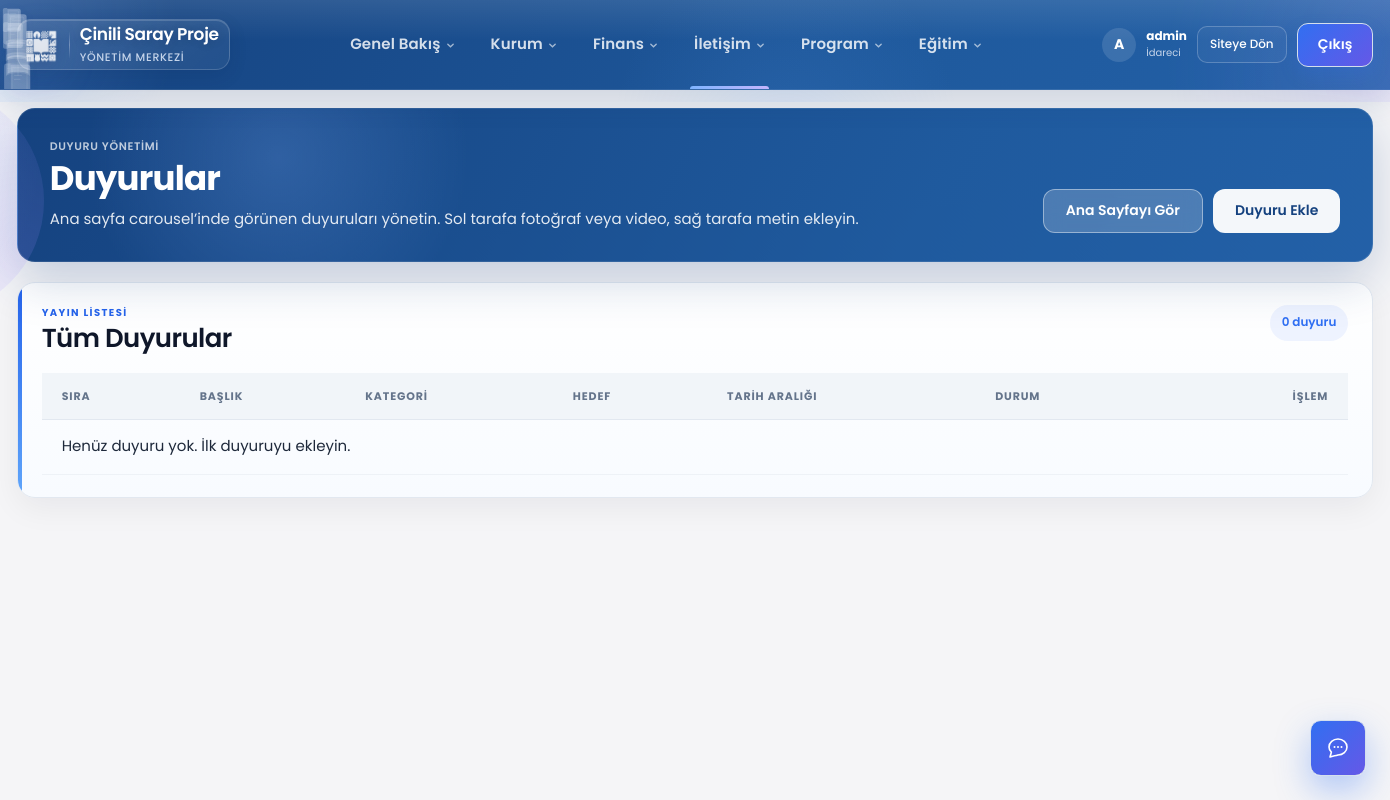
The app's page /yonetim/duyurular/ (signed in), older data.
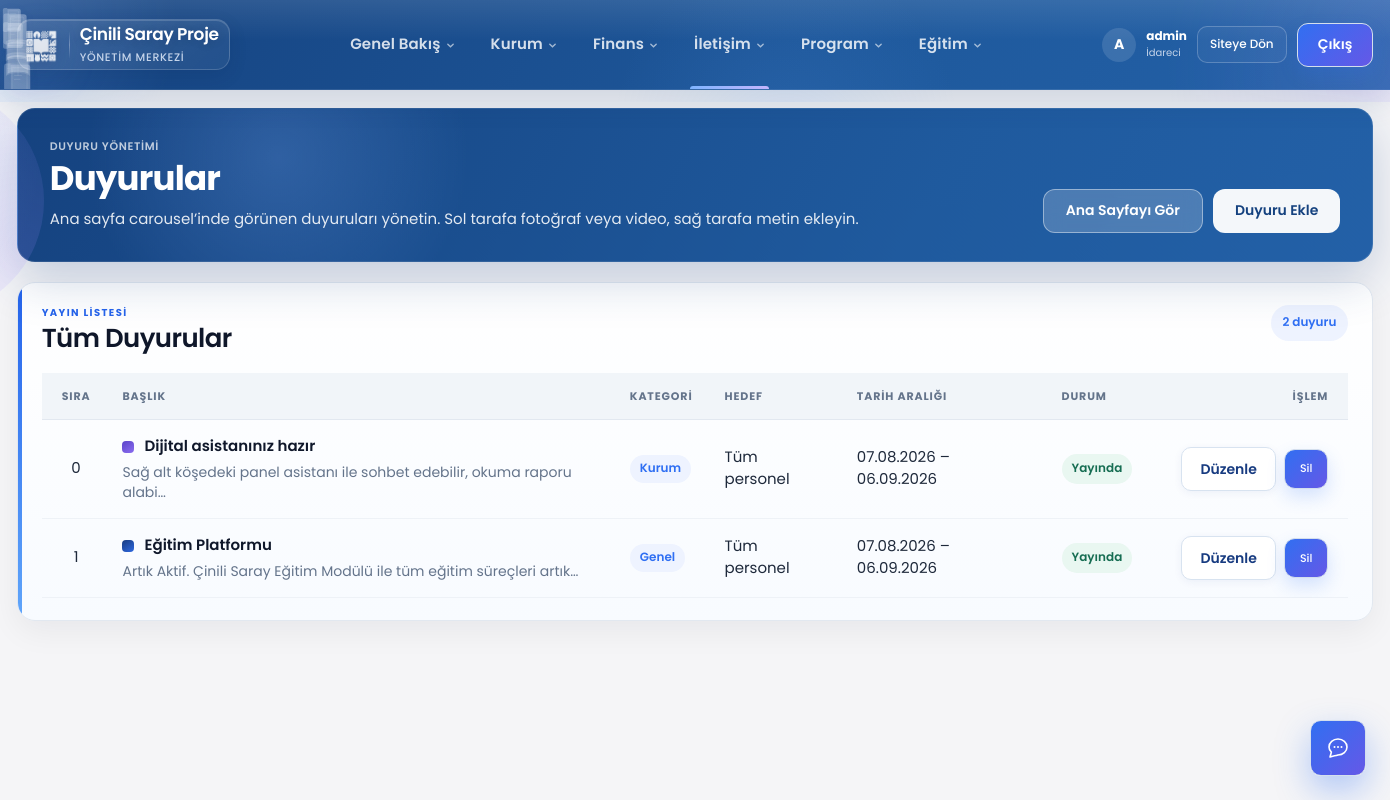
The same page, newer data.
### takip/models.py (models this page shows, shortened)
class Duyuru(models.Model):
    class Kategori(models.TextChoices):
        GENEL = "genel", "Genel"
        EGITIM = "egitim", "Eğitim"
        PROGRAM = "program", "Program"
        KURUM = "kurum", "Kurum"
    class HedefKitle(models.TextChoices):
        TUM_PERSONEL = "tum_personel", "Tüm personel"
        PERSONEL = "personel", "Personel paneli"
        VELI = "veli", "Veli paneli"
    class Ton(models.TextChoices):
        NAVY = "navy", "Lacivert"
        VIOLET = "violet", "Mor"
        TEAL = "teal", "Turkuaz"
        AMBER = "amber", "Kehribar"
    baslik = models.CharField(
        max_length=200,
        verbose_name="Başlık",
    )
    ozet = models.TextField(
        max_length=500,
        verbose_name="Kısa açıklama",
    )
    kategori = models.CharField(
        max_length=20,
        choices=Kategori.choices,
        default=Kategori.GENEL,
        verbose_name="Kategori",
    )
    hedef_kitle = models.CharField(
        max_length=20,
        choices=HedefKitle.choices,
        default=HedefKitle.TUM_PERSONEL,
        verbose_name="Hedef kitle",
    )
    dis_link = models.URLField(
        blank=True,
        verbose_name="Bağlantı",
        help_text="İsteğe bağlı. Duyuruya tıklanınca açılacak adres.",
    )
    gorsel = models.ImageField(
        upload_to="duyurular/",
        blank=True,
        null=True,
        verbose_name="Görsel",
        help_text="Sol tarafta gösterilecek fotoğraf.",
    )
    video_url = models.URLField(
        blank=True,
        verbose_name="Video bağlantısı",
        help_text="YouTube, Vimeo veya doğrudan .mp4 bağlantısı.",
    )
    video_dosya = models.FileField(
        upload_to="duyurular/videolar/",
        blank=True,
        null=True,
        verbose_name="Video dosyası",
        help_text="İsteğe bağlı. Yüklenen video sol tarafta oynatılır.",
    )
    ton = models.CharField(
        max_length=20,
        choices=Ton.choices,
        default=Ton.NAVY,
        verbose_name="Görsel ton",
    )
    baslangic = models.DateField(
        default=timezone.localdate,
        verbose_name="Yayın başlangıcı",
    )
    bitis = models.DateField(
        null=True,
        blank=True,
        verbose_name="Yayın bitişi",
    )
    sira = models.PositiveIntegerField(
        default=0,
        verbose_name="Sıra",
        help_text="Küçük numara önce gösterilir.",
    )
    aktif = models.BooleanField(
        default=True,
        verbose_name="Aktif",
    )
    olusturan = models.ForeignKey(
        User,
        on_delete=models.SET_NULL,
        null=True,
        blank=True,
        related_name="olusturdugu_duyurular",
        verbose_name="Oluşturan",
    )
    olusturulma = models.DateTimeField(auto_now_add=True)
    guncellenme = models.DateTimeField(auto_now=True)
    class Meta:
        verbose_name = "Duyuru"
        verbose_name_plural = "Duyurular"
        ordering = ["sira", "-baslangic", "-id"]
    @property
    def ton_sinifi(self) -> str:
        return f"duyuru-tone-{self.ton}"
    @property
    def kategori_etiketi(self) -> str:
        return self.get_kategori_display()
    @property
    def yayinda_mi(self) -> bool:
        if not self.aktif:
            return False
        bugun = timezone.localdate()
        if self.baslangic > bugun:
            return False
        if self.bitis and self.bitis < bugun:
            return False
        return True

### takip/yonetim_views.py (the view)
@yonetici_gerekli
def duyuru_listesi(request):
    duyurular = Duyuru.objects.select_related("olusturan").order_by(
        "sira",
        "-baslangic",
        "-id",
    )
    return render(
        request,
        "yonetim/duyuru_listesi.html",
        {"duyurular": duyurular},
    )

### takip/asistan_service.py (called while the page is built)
def asistan_kullanilabilir(user: User) -> bool:
    if not getattr(settings, "AI_ASSISTANT_ENABLED", True):
        return False
    if not user.is_authenticated:
        return False
    if kullanici_veli_mi(user) or kullanici_talebe_mi(user) or ogretmen_paneli_kullanicisi_mi(user):
        return False
    return can(user, "asistan", "view") or user.is_superuser

### takip/ogretmen_service.py (called while the page is built, shortened)
def ogretmen_hocasi_for_user(user: User) -> EtutHocasi | None:
    if not user.is_authenticated:
        return None
    hoca = etut_hocasi_for_user(user)
    if hoca and hoca.aktif:
        return hoca

def kullanici_ogretmen_mi(user: User) -> bool:
    return ogretmen_hocasi_for_user(user) is not None

def ogretmen_paneli_kullanicisi_mi(user: User) -> bool:
    if not kullanici_ogretmen_mi(user):
        return False
    if user.is_superuser:
        return False
    try:
        profil = user.personel_profili
    except Exception:
        return True
    return not profil.aktif

### takip/panel_permissions.py (called while the page is built)
def kullanici_rolu(user: User) -> str | None:
    return kullanici_birincil_rol_slug(user)

def rol_etiketi(user: User) -> str:
    rol = kullanici_rolu(user)
    if not rol:
        return "Personel"
    return ROL_ETIKETLERI.get(rol, "Personel")

### templates/yonetim/duyuru_listesi.html (shortened to what this page needs)
{% extends "yonetim/base.html" %}
{% block content %}
<header class="page-head patterned-page-head yonetim-page-head">
    <div>
        <p class="kicker">DUYURU YÖNETİMİ</p>
        <h1>Duyurular</h1>
        <p class="muted">Ana sayfa carousel’inde görünen duyuruları yönetin. Sol tarafa fotoğraf veya video, sağ tarafa metin ekleyin.</p>
    </div>
    <div class="yonetim-page-head-actions">
        <a href="{% url 'dashboard' %}" class="ghost-btn yonetim-head-ghost">Ana Sayfayı Gör</a>
        <a href="{% url 'yonetim:duyuru_ekle' %}" class="primary-btn">Duyuru Ekle</a>
    </div>
</header>
<section class="report-table-card yonetim-table-card">
    <div class="card-heading">
        <div>
            <p class="card-kicker">YAYIN LİSTESİ</p>
            <h2>Tüm Duyurular</h2>
        </div>
        <span class="report-record-count">{{ duyurular|length }} duyuru</span>
    </div>
    <div class="responsive-table">
        <table class="report-data-table yonetim-data-table">
            <thead>
                <tr>
                    <th>Sıra</th>
                    <th>Başlık</th>
                    <th>Kategori</th>
                    <th>Hedef</th>
                    <th>Tarih Aralığı</th>
                    <th>Durum</th>
                    <th class="yonetim-action-col">İşlem</th>
                </tr>
            </thead>
            <tbody>
                {% for duyuru in duyurular %}
                <tr>
                    <td class="num-col">{{ duyuru.sira }}</td>
                    <td>
                        <div class="yonetim-duyuru-title">
                            <span class="duyuru-mini-tone {{ duyuru.ton_sinifi }}"></span>
                            <strong>{{ duyuru.baslik }}</strong>
                        </div>
                        <small class="muted-inline">{{ duyuru.ozet|truncatechars:72 }}</small>
                    </td>
                    <td><span class="yonetim-chip">{{ duyuru.kategori_etiketi }}</span></td>
                    <td>{{ duyuru.get_hedef_kitle_display }}</td>
                    <td>
                        {{ duyuru.baslangic|date:"d.m.Y" }}
                        {% if duyuru.bitis %}– {{ duyuru.bitis|date:"d.m.Y" }}{% else %}– süresiz{% endif %}
                    </td>
                    <td>
                        {% if duyuru.yayinda_mi %}
                            <span class="status-pill status-okunuyor">Yayında</span>
                        {% elif duyuru.aktif %}
                            <span class="status-pill status-yarim">Planlı</span>
                        {% else %}
                            <span class="status-pill status-iade">Pasif</span>
                        {% endif %}
                    </td>
                    <td class="yonetim-table-actions yonetim-action-col">
                        <div class="yonetim-action-group">
                            <a href="{% url 'yonetim:duyuru_duzenle' duyuru.pk %}" class="yonetim-action-btn">Düzenle</a>
                            <form method="post" action="{% url 'yonetim:duyuru_sil' duyuru.pk %}" class="yonetim-inline-action" onsubmit="return confirm('“{{ duyuru.baslik|escapejs }}” duyurusu silinsin mi?');">
                                <button type="submit" class="yonetim-action-btn yonetim-action-btn-danger">Sil</button>
                            </form>
                        </div>
                    </td>
                </tr>
                {% empty %}
                <tr>
                    <td colspan="7" class="report-empty">Henüz duyuru yok. İlk duyuruyu ekleyin.</td>
                </tr>
                {% endfor %}
            </tbody>
        </table>
    </div>
</section>
{% endblock %}

Row changes from the older to the newer data that the page shows:
added Duyuru: sira "0", baslik "Dijital asistanınız hazır", ozet "Sağ alt köşedeki panel asistanı ile sohbet edebilir, okuma raporu alabi…", kategori_etiketi "Kurum", hedef_kitle "Tüm personel", baslangic "07.08.2026", bitis "06.09.2026", aktif "Yayında"
added Duyuru: sira "1", baslik "Eğitim Platformu", ozet "Artık Aktif. Çinili Saray Eğitim Modülü ile tüm eğitim süreçleri artık…", kategori_etiketi "Genel", hedef_kitle "Tüm personel", baslangic "07.08.2026", bitis "06.09.2026", aktif "Yayında"
Text that changed along with them:
{{ duyurular|length }}: "0" → "2"
text no longer shown: "Henüz duyuru yok. İlk duyuruyu ekleyin."
